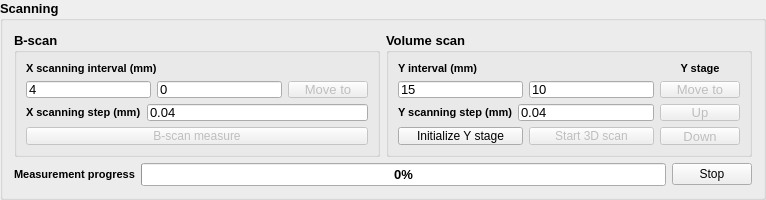
       <widget class="QGroupBox" name="group_Scanning">
        <property name="sizePolicy">
         <sizepolicy hsizetype="Expanding" vsizetype="Preferred">
          <horstretch>0</horstretch>
          <verstretch>0</verstretch>
         </sizepolicy>
        </property>
        <property name="minimumSize">
         <size>
          <width>0</width>
          <height>130</height>
         </size>
        </property>
        <property name="maximumSize">
         <size>
          <width>16777215</width>
          <height>200</height>
         </size>
        </property>
        <property name="font">
         <font>
          <pointsize>10</pointsize>
          <weight>75</weight>
          <bold>true</bold>
         </font>
        </property>
        <property name="title">
         <string>Scanning</string>
        </property>
        <layout class="QGridLayout" name="gridLayout_10">
         <item row="0" column="0">
          <widget class="QGroupBox" name="group_Bscan">
           <property name="sizePolicy">
            <sizepolicy hsizetype="Expanding" vsizetype="Expanding">
             <horstretch>0</horstretch>
             <verstretch>0</verstretch>
            </sizepolicy>
           </property>
           <property name="title">
            <string>B-scan</string>
           </property>
           <layout class="QVBoxLayout" name="verticalLayout_17">
            <item>
             <layout class="QHBoxLayout" name="horizontalLayout_33">
              <item>
               <layout class="QVBoxLayout" name="verticalLayout_3">
                <item>
                 <widget class="QLabel" name="scan_label">
                  <property name="font">
                   <font>
                    <pointsize>8</pointsize>
                    <weight>75</weight>
                    <bold>true</bold>
                   </font>
                  </property>
                  <property name="styleSheet">
                   <string notr="true"/>
                  </property>
                  <property name="text">
                   <string>X scanning interval (mm)</string>
                  </property>
                 </widget>
                </item>
                <item>
                 <layout class="QHBoxLayout" name="horizontalLayout_8">
                  <item>
                   <widget class="QLineEdit" name="instarttp">
                    <property name="font">
                     <font>
                      <weight>50</weight>
                      <bold>false</bold>
                     </font>
                    </property>
                    <property name="styleSheet">
                     <string notr="true"/>
                    </property>
                    <property name="text">
                     <string>4</string>
                    </property>
                   </widget>
                  </item>
                  <item>
                   <widget class="QLineEdit" name="instopp">
                    <property name="font">
                     <font>
                      <weight>50</weight>
                      <bold>false</bold>
                     </font>
                    </property>
                    <property name="styleSheet">
                     <string notr="true"/>
                    </property>
                    <property name="text">
                     <string>0</string>
                    </property>
                   </widget>
                  </item>
                  <item>
                   <widget class="QPushButton" name="Button_ZmoveTo">
                    <property name="enabled">
                     <bool>false</bool>
                    </property>
                    <property name="font">
                     <font>
                      <weight>50</weight>
                      <bold>false</bold>
                     </font>
                    </property>
                    <property name="text">
                     <string>Move to</string>
                    </property>
                   </widget>
                  </item>
                 </layout>
                </item>
                <item>
                 <layout class="QHBoxLayout" name="horizontalLayout_14">
                  <item>
                   <widget class="QLabel" name="label_9">
                    <property name="font">
                     <font>
                      <pointsize>8</pointsize>
                      <weight>75</weight>
                      <bold>true</bold>
                     </font>
                    </property>
                    <property name="styleSheet">
                     <string notr="true"/>
                    </property>
                    <property name="text">
                     <string>X scanning step (mm)</string>
                    </property>
                   </widget>
                  </item>
                  <item>
                   <widget class="QLineEdit" name="instep">
                    <property name="font">
                     <font>
                      <weight>50</weight>
                      <bold>false</bold>
                     </font>
                    </property>
                    <property name="styleSheet">
                     <string notr="true"/>
                    </property>
                    <property name="text">
                     <string>0.04</string>
                    </property>
                   </widget>
                  </item>
                 </layout>
                </item>
                <item>
                 <widget class="QPushButton" name="Measure_button">
                  <property name="enabled">
                   <bool>false</bool>
                  </property>
                  <property name="font">
                   <font>
                    <pointsize>9</pointsize>
                    <weight>50</weight>
                    <bold>false</bold>
                   </font>
                  </property>
                  <property name="cursor">
                   <cursorShape>PointingHandCursor</cursorShape>
                  </property>
                  <property name="mouseTracking">
                   <bool>false</bool>
                  </property>
                  <property name="focusPolicy">
                   <enum>Qt::StrongFocus</enum>
                  </property>
                  <property name="styleSheet">
                   <string notr="true">olor: rgb(85, 196, 255); }
</string>
                  </property>
                  <property name="text">
                   <string>B-scan measure</string>
                  </property>
                  <property name="shortcut">
                   <string/>
                  </property>
                  <property name="checkable">
                   <bool>false</bool>
                  </property>
                  <property name="autoRepeat">
                   <bool>false</bool>
                  </property>
                  <property name="autoDefault">
                   <bool>false</bool>
                  </property>
                  <property name="default">
                   <bool>false</bool>
                  </property>
                  <property name="flat">
                   <bool>false</bool>
                  </property>
                 </widget>
                </item>
               </layout>
              </item>
             </layout>
            </item>
           </layout>
          </widget>
         </item>
         <item row="0" column="1">
          <widget class="QGroupBox" name="group_Cscan">
           <property name="title">
            <string>Volume scan</string>
           </property>
           <layout class="QHBoxLayout" name="horizontalLayout_32">
            <item>
             <layout class="QVBoxLayout" name="verticalLayout_14">
              <item>
               <layout class="QHBoxLayout" name="horizontalLayout_21">
                <item>
                 <widget class="QLabel" name="YscanStep">
                  <property name="sizePolicy">
                   <sizepolicy hsizetype="Preferred" vsizetype="Preferred">
                    <horstretch>0</horstretch>
                    <verstretch>0</verstretch>
                   </sizepolicy>
                  </property>
                  <property name="minimumSize">
                   <size>
                    <width>1</width>
                    <height>0</height>
                   </size>
                  </property>
                  <property name="font">
                   <font>
                    <pointsize>8</pointsize>
                    <weight>75</weight>
                    <bold>true</bold>
                   </font>
                  </property>
                  <property name="text">
                   <string>Y interval (mm)</string>
                  </property>
                 </widget>
                </item>
               </layout>
              </item>
              <item>
               <layout class="QHBoxLayout" name="horizontalLayout_28">
                <item>
                 <widget class="QLineEdit" name="Y_start_pos">
                  <property name="font">
                   <font>
                    <weight>50</weight>
                    <bold>false</bold>
                   </font>
                  </property>
                  <property name="text">
                   <string>15</string>
                  </property>
                 </widget>
                </item>
                <item>
                 <widget class="QLineEdit" name="Y_stop_pos">
                  <property name="sizePolicy">
                   <sizepolicy hsizetype="Expanding" vsizetype="Fixed">
                    <horstretch>0</horstretch>
                    <verstretch>0</verstretch>
                   </sizepolicy>
                  </property>
                  <property name="minimumSize">
                   <size>
                    <width>5</width>
                    <height>0</height>
                   </size>
                  </property>
                  <property name="font">
                   <font>
                    <weight>50</weight>
                    <bold>false</bold>
                   </font>
                  </property>
                  <property name="text">
                   <string>10</string>
                  </property>
                 </widget>
                </item>
               </layout>
              </item>
              <item>
               <layout class="QHBoxLayout" name="horizontalLayout_24">
                <item>
                 <widget class="QLabel" name="YstepNumberLabel">
                  <property name="sizePolicy">
                   <sizepolicy hsizetype="Preferred" vsizetype="Preferred">
                    <horstretch>0</horstretch>
                    <verstretch>0</verstretch>
                   </sizepolicy>
                  </property>
                  <property name="font">
                   <font>
                    <pointsize>8</pointsize>
                    <weight>75</weight>
                    <bold>true</bold>
                   </font>
                  </property>
                  <property name="text">
                   <string>Y scanning step (mm)</string>
                  </property>
                 </widget>
                </item>
                <item>
                 <widget class="QLineEdit" name="Y_step">
                  <property name="sizePolicy">
                   <sizepolicy hsizetype="Expanding" vsizetype="Fixed">
                    <horstretch>0</horstretch>
                    <verstretch>0</verstretch>
                   </sizepolicy>
                  </property>
                  <property name="minimumSize">
                   <size>
                    <width>5</width>
                    <height>0</height>
                   </size>
                  </property>
                  <property name="font">
                   <font>
                    <weight>50</weight>
                    <bold>false</bold>
                   </font>
                  </property>
                  <property name="text">
                   <string>0.04</string>
                  </property>
                 </widget>
                </item>
               </layout>
              </item>
              <item>
               <layout class="QHBoxLayout" name="horizontalLayout_4">
                <item>
                 <widget class="QPushButton" name="InitializeYstageButton">
                  <property name="font">
                   <font>
                    <pointsize>9</pointsize>
                    <weight>50</weight>
                    <bold>false</bold>
                   </font>
                  </property>
                  <property name="cursor">
                   <cursorShape>PointingHandCursor</cursorShape>
                  </property>
                  <property name="text">
                   <string>Initialize Y stage</string>
                  </property>
                 </widget>
                </item>
                <item>
                 <widget class="QPushButton" name="StartCscanBUTTON">
                  <property name="enabled">
                   <bool>false</bool>
                  </property>
                  <property name="font">
                   <font>
                    <pointsize>9</pointsize>
                    <weight>50</weight>
                    <bold>false</bold>
                   </font>
                  </property>
                  <property name="cursor">
                   <cursorShape>PointingHandCursor</cursorShape>
                  </property>
                  <property name="text">
                   <string>Start 3D scan</string>
                  </property>
                 </widget>
                </item>
               </layout>
              </item>
             </layout>
            </item>
            <item>
             <layout class="QVBoxLayout" name="verticalLayout_13">
              <item>
               <widget class="QLabel" name="label">
                <property name="font">
                 <font>
                  <pointsize>8</pointsize>
                  <weight>75</weight>
                  <bold>true</bold>
                  <kerning>true</kerning>
                 </font>
                </property>
                <property name="statusTip">
                 <string notr="true"/>
                </property>
                <property name="layoutDirection">
                 <enum>Qt::LeftToRight</enum>
                </property>
                <property name="text">
                 <string>Y stage</string>
                </property>
                <property name="alignment">
                 <set>Qt::AlignCenter</set>
                </property>
               </widget>
              </item>
              <item>
               <widget class="QPushButton" name="Button_YmoveTo">
                <property name="enabled">
                 <bool>false</bool>
                </property>
                <property name="font">
                 <font>
                  <weight>50</weight>
                  <bold>false</bold>
                 </font>
                </property>
                <property name="text">
                 <string>Move to</string>
                </property>
               </widget>
              </item>
              <item>
               <widget class="QPushButton" name="YStageUP">
                <property name="enabled">
                 <bool>false</bool>
                </property>
                <property name="font">
                 <font>
                  <weight>50</weight>
                  <bold>false</bold>
                 </font>
                </property>
                <property name="cursor">
                 <cursorShape>PointingHandCursor</cursorShape>
                </property>
                <property name="text">
                 <string>Up</string>
                </property>
               </widget>
              </item>
              <item>
               <widget class="QPushButton" name="YStageDOWN">
                <property name="enabled">
                 <bool>false</bool>
                </property>
                <property name="font">
                 <font>
                  <weight>50</weight>
                  <bold>false</bold>
                 </font>
                </property>
                <property name="cursor">
                 <cursorShape>PointingHandCursor</cursorShape>
                </property>
                <property name="text">
                 <string>Down</string>
                </property>
               </widget>
              </item>
             </layout>
            </item>
           </layout>
          </widget>
         </item>
         <item row="1" column="0" colspan="2">
          <layout class="QHBoxLayout" name="horizontalLayout_34">
           <item>
            <widget class="QLabel" name="MeasurementProgressLine">
             <property name="sizePolicy">
              <sizepolicy hsizetype="Preferred" vsizetype="Preferred">
               <horstretch>0</horstretch>
               <verstretch>0</verstretch>
              </sizepolicy>
             </property>
             <property name="maximumSize">
              <size>
               <width>16777215</width>
               <height>16777215</height>
              </size>
             </property>
             <property name="font">
              <font>
               <pointsize>8</pointsize>
               <weight>75</weight>
               <bold>true</bold>
              </font>
             </property>
             <property name="text">
              <string>Measurement progress</string>
             </property>
            </widget>
           </item>
           <item>
            <widget class="QProgressBar" name="scanprogressBar">
             <property name="styleSheet">
              <string notr="true"/>
             </property>
             <property name="value">
              <number>0</number>
             </property>
            </widget>
           </item>
           <item>
            <widget class="QPushButton" name="StopButton">
             <property name="font">
              <font>
               <pointsize>9</pointsize>
               <weight>50</weight>
               <bold>false</bold>
              </font>
             </property>
             <property name="cursor">
              <cursorShape>PointingHandCursor</cursorShape>
             </property>
             <property name="text">
              <string>Stop</string>
             </property>
            </widget>
           </item>
          </layout>
         </item>
        </layout>
       </widget>
